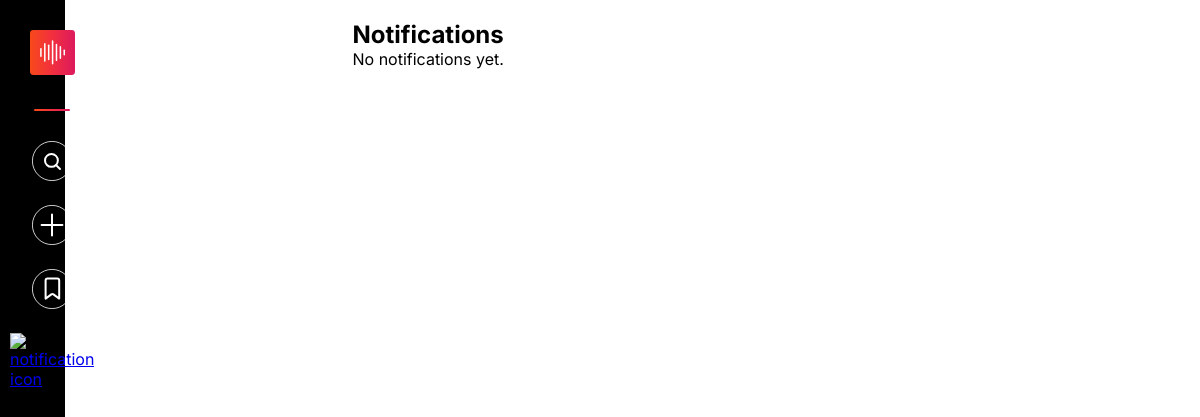
The page /notifications/ (signed in) on the database as committed earlier.
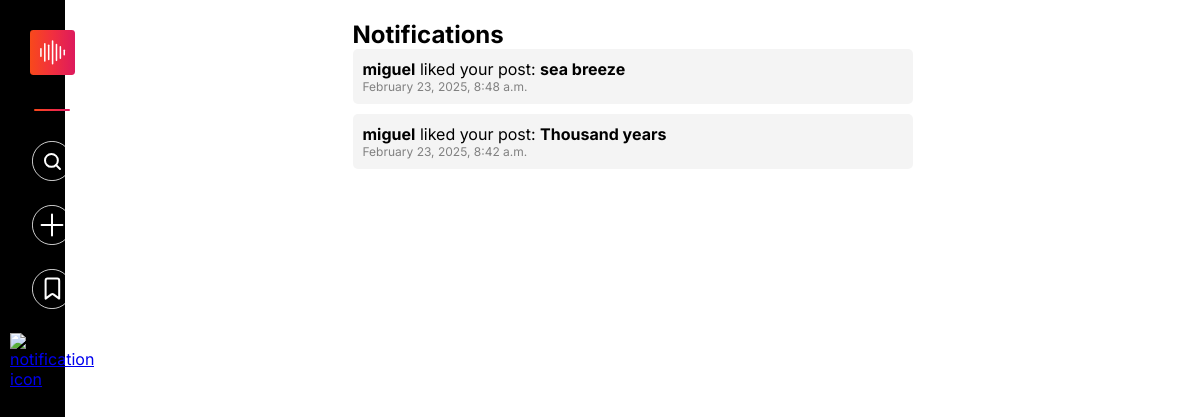
The same page on the database as committed later.
### users/models.py (models this page shows, shortened)
class Notification(models.Model):
    NOTIFICATION_TYPES = (
        ('like', 'Like'),
        ('collab', 'Collaboration Request'),
    )
    STATUS_CHOICES = [
        ('unread', 'Unread'),
        ('read', 'Read'),
    ]
    recipient = models.ForeignKey(User, on_delete=models.CASCADE, related_name='notifications')
    sender = models.ForeignKey(User, on_delete=models.CASCADE)
    post = models.ForeignKey('postdb', on_delete=models.CASCADE, blank=True, null=True)
    message = models.TextField()
    notification_type = models.CharField(max_length=10, choices=NOTIFICATION_TYPES)
    timestamp = models.DateTimeField(auto_now_add=True)
    status = models.CharField(max_length=10, choices=STATUS_CHOICES, default='unread')
    class Meta:
        indexes = [
            models.Index(fields=['recipient']),
            models.Index(fields=['timestamp']),
        ]

class postdb(models.Model):
    pid=models.UUIDField(primary_key=True,max_length=10,default=uuid.uuid4)
    username=models.ForeignKey(to=profiledatadb,on_delete=models.CASCADE)
    media=models.FileField(upload_to='media/Posts')
    media_thumbnail=models.FileField(upload_to='media/Thumbnails',default=None,blank=True,null=True)
    caption=models.CharField(max_length=30)
    descr=models.TextField()
    langu=models.CharField(max_length=15)
    mediatype=models.CharField(max_length=15)
    location=models.CharField(max_length=15)
    likes=models.IntegerField(default=0)
    media_format=models.CharField(max_length=20, blank=True)
    timestamp = models.DateTimeField(auto_now=True  )

### users/views.py (the view)
# urls.py: path('notifications/', views.notifications, name='notifications'),
@login_required
def notifications(request):
    user_notifications = Notification.objects.filter(recipient=request.user).order_by('-timestamp')
    if hasattr(Notification, 'status'):
        user_notifications.update(status="read")
    return render(request, 'notifications.html', {'notifications': user_notifications})

### templates/notifications.html (shortened to what this page needs)
{% extends 'base.html' %}
{% block content %}
<div class="container">
    <h2>Notifications</h2>
    {% if notifications %}
        <ul class="notification-list">
            {% for notification in notifications %}
                <li class="notification">
                    <strong>{{ notification.sender.username }}</strong>
                    {% if notification.notification_type == "like" %}
                        liked your post: <strong>{{ notification.post.caption }}</strong>
                    {% endif %}
                    <span class="timestamp">{{ notification.timestamp|date:"F j, Y, g:i a" }}</span>
                </li>
            {% endfor %}
        </ul>
    {% else %}
        <p>No notifications yet.</p>
    {% endif %}
</div>
{% endblock %}

### templates/base.html (shortened to what this page needs)
{% load static %}
<!DOCTYPE html>
<html lang="en">
<head>
    <link rel="stylesheet" href="{% static 'css/base-file.css' %}">
    <link rel="stylesheet" href="{% static 'css/loader.css' %}">
</head>
<body>
    {% if user %}
    <div class="main-docker">
        <div class="nav-section-web">
            <nav class="navigation-controlling-deck" id="navigation-controlling-deck">
                <a href="{% url 'home' %}"><img class="navbar-control-icons" id="navbar-main-logo" src="{% static 'images/Sounz_logo.svg' %}" alt="Sounz logo"></a>
                <div id="nav-separator"></div>
                <a href="{% url 'search' %}"><img id="search-icon" class="navbar-control-icons" src="{% static 'images/Search button.svg' %}" alt="Search icon"></a>
                <a href="{% url 'upload' %}"><img class="navbar-control-icons" src="{% static 'images/upload-white.svg' %}" alt="Upload icon"></a>
                <a href="{% url 'my-profile' %}?section=saved"><img class="navbar-control-icons" src="{% static 'images/save.svg' %}" alt="Save icon"></a>
                <a href="{% url 'notifications' %}"><img class="navbar-control-icons" src="{% static 'images/notifications.svg' %}" alt="notification icon"></a>
            </nav>
        </div>
        <div class="export-htmls" id="export-htmls" style="display: none;">
            {% block content %}
            {% endblock %}
        </div>
    </div>
    {% endif %}
</body>
</html>

### static/css/base-file.css (style rules this page uses)
* { margin: 0; padding: 0; min-width: 0; min-height: 0; box-sizing: border-box; }
html, body { margin: 0; padding: 0; height: 100%; font-family: "Inter", sans-serif; font-optical-sizing: auto; font-weight: normal; font-style: normal; font-variation-settings: "slnt" 0; }
.main-docker { min-height: 100%; display: flex; flex-direction: row; }
.nav-section-web { width: fit-content; background-color: black; position: fixed; top: 0; height: 100%; max-width: 65px; }
#navigation-controlling-deck { display:flex; flex-direction: column; flex-wrap: wrap; align-items: center; padding: 20px 10px; }
img.navbar-control-icons { width: 40px; margin: 10px 0; cursor: pointer; }
img#navbar-main-logo { width: 45px; }
#nav-separator { width: 80%; margin: 20px 0; height: 2px; border-radius: 10px; background-image: linear-gradient(90deg, rgba(248, 73, 27, 1) 0%, rgba(241, 47, 63, 1) 50%, rgba(220, 24, 96, 1) 100%); }
.export-htmls { flex: 1; padding-left: 65px; width: 100%; }

### templates/notifications.html (style rules this page uses)
.container { max-width: 600px; margin: auto; padding: 20px; }
.notification-list { list-style: none; padding: 0; }
.notification { background: #f4f4f4; padding: 10px; margin-bottom: 10px; border-radius: 5px; }
.timestamp { display: block; font-size: 12px; color: gray; }

Rows that differ between the two databases and show on the page:
added Notification: sender.username "miguel", post.caption "sea breeze", timestamp "February 23, 2025, 8:48 a.m."
added Notification: sender.username "miguel", post.caption "Thousand years", timestamp "February 23, 2025, 8:42 a.m."
Other text that changed with them:
text no longer shown: "No notifications yet."
